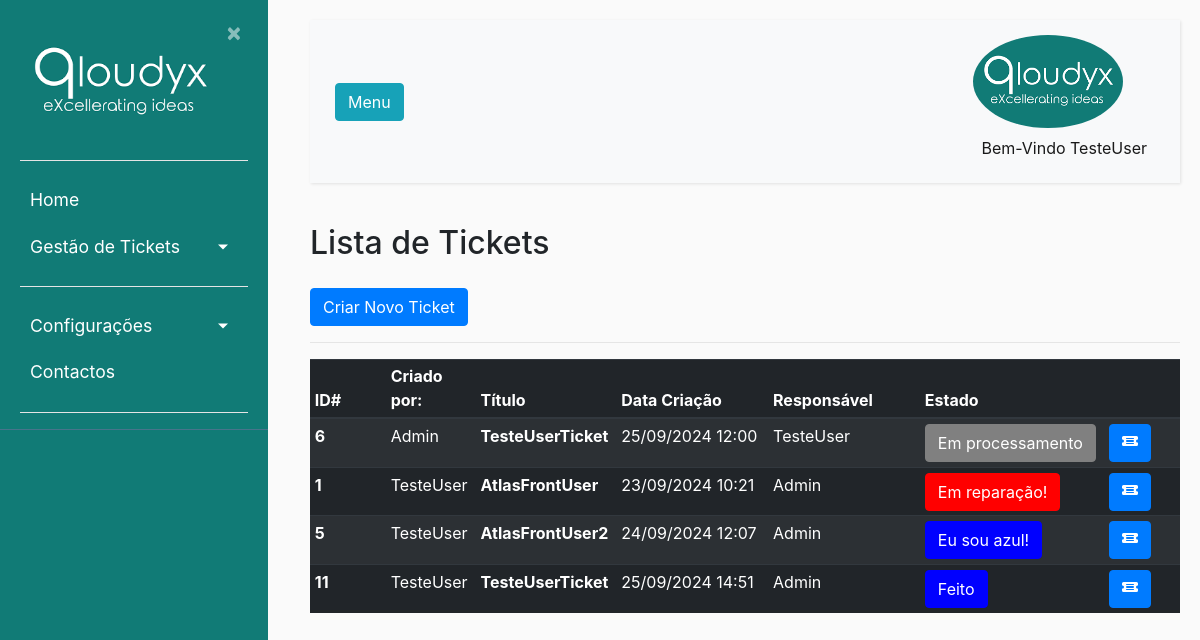
/listaticket/ (signed in), run on an earlier commit of the app's database.
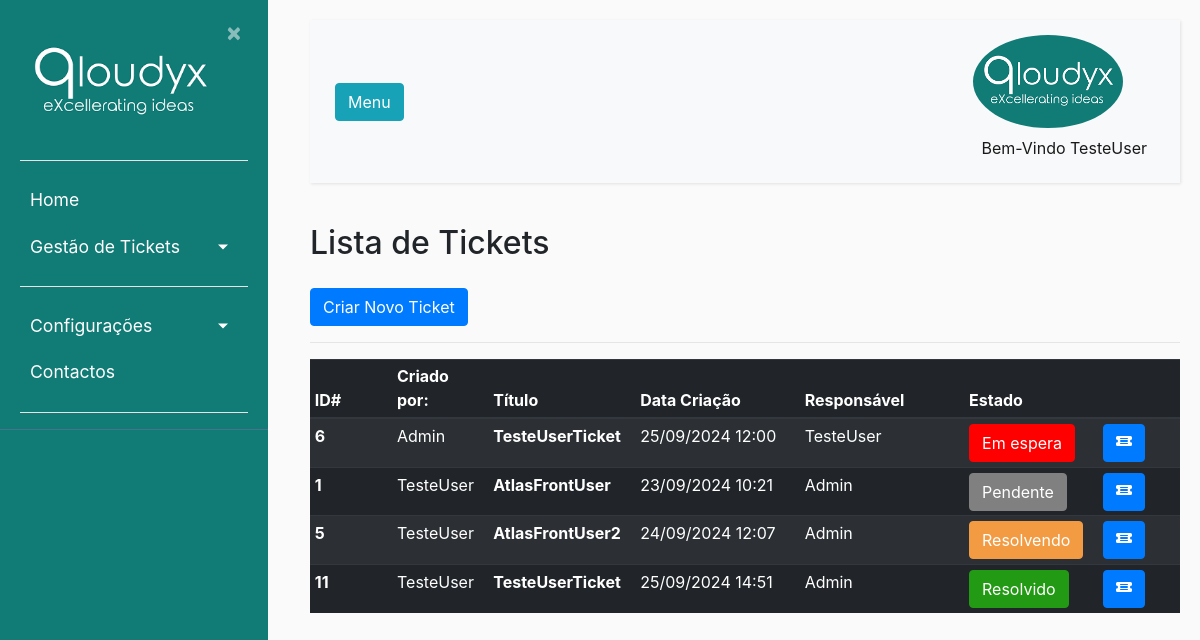
And on a later commit of the database.
### ticket/models.py (models this page shows, shortened)
class Usuarios(AbstractBaseUser):
    nome = models.CharField(max_length=100, unique=True,verbose_name='Utilizador')
    email = models.EmailField(verbose_name='E-mail')
    foto = models.ImageField(null=True, blank=True, upload_to='users/uploads/fotos',verbose_name='Foto')
    descricao = models.CharField(max_length=250, null=True)
    EscolhasRole = {
    ("Interno", "Interno"),
    ("Operador", "Operador"),
    ("Cliente", "Cliente"),
    }
    role = models.CharField(max_length=50,choices= EscolhasRole ,verbose_name='Cargo')
    entidade = models.ForeignKey(Entidades, on_delete=models.CASCADE, verbose_name='Entidade')
    telefone = PhoneNumberField(null=True, blank=False, unique=True, verbose_name='Telefone')
    date_of_birth = models.DateField(verbose_name='Data de Nascimento')
    is_active = models.BooleanField(default=True, verbose_name='Ativo?')
    is_admin = models.BooleanField(default=False, verbose_name='Admin?')
    objects = MyUserManager()
    USERNAME_FIELD = 'nome'
    REQUIRED_FIELDS = ['date_of_birth','email']

class Ticket(models.Model):
    nome = models.CharField(max_length=50, verbose_name='Titulo')
    dataCriacao = models.DateTimeField(default=timezone.now(), verbose_name='Data de Criação')
    descricao = models.CharField(max_length=300, verbose_name='Descrição')
    usuarios = models.ForeignKey(Usuarios, null = True, on_delete=models.CASCADE, related_name="responsavel", verbose_name='Responsável')
    app_tpPedidos = models.ForeignKey(Apps_tpPedidos, on_delete=models.CASCADE, verbose_name='Tipo de Problema')
    prioridade = models.ForeignKey(Prioridade, null = True , on_delete=models.CASCADE, verbose_name='Prioridade')
    resolucao = models.ForeignKey(Resolucao, null = True, on_delete=models.CASCADE, verbose_name='Resolução')
    id_Proprietario = models.ForeignKey(Usuarios, null = True, on_delete=models.CASCADE, related_name="criador", verbose_name='Criador do Ticket')
    estado = models.ForeignKey(StatusLog,null = True,default = 1, on_delete=models.CASCADE, verbose_name='Estado Atual')
    usuario_app = models.ForeignKey(Usuarios_Apps,null = True, on_delete=models.CASCADE)

class StatusLog(models.Model):
    estado = models.ForeignKey(Estado, on_delete=models.CASCADE, verbose_name='Estado')
    usuario = models.ForeignKey(Usuarios, on_delete=models.CASCADE, verbose_name='Utilizador')
    dataHora = models.DateTimeField(default=timezone.now(), verbose_name='Data de Criação')

class Estado(models.Model):
    estado = models.CharField(max_length=20)
    cor = models.CharField(max_length=30)
    font_color = models.CharField(max_length=30)
    descricao = models.CharField(max_length=300)
    def __str__(self):
        return self.estado

### ticket/views.py (the view)
# urls.py: path('listaticket/', ticket_views.ticket_list, name ='listaticket'), #URL para a gestão de tickets
def ticket_list(request):
    ticketall = Ticket.objects.all()
    tickuser = request.user
    tickets = Ticket.objects.filter(Q(usuarios=tickuser) | Q(id_Proprietario=tickuser))
    return render(request, 'ticket/listaticket.html', {'tickets': tickets,'ticketall': ticketall})

### ticket/templates/ticket/listaticket.html (shortened to what this page needs)
{% extends "ticket/base.html" %}
{% block content %}
<body>
    <h2 style="margin-bottom:25px">Lista de Tickets</h2>
    {% if user.is_authenticated %}
    {% if user.is_admin or user.role == "Interno"%}
    {% if ticketall %}
    <button type="button" class="btn btn-primary"><a href="{% url 'novoticket' %}">Criar Novo Ticket</a></button>
    <hr>
    <table class="table table-striped table-dark table-sm">
        <thead>
          <tr>
            <th style="text-align:center" class="col-2 col-sm-1">ID#</th>
            <th class="col-2 col-sm-1">Criado por:</th>
            <th class="col-2 col-sm-1">Título</th>
            <th class="col-2 col-sm-3">Data Criação</th>
            <th class="col-2 col-sm-2">Responsável</th>
            <th style="text-align:center" class="col-2 col-sm-1">Estado</th>
            <th class="col-3 col-sm-1"></th>
          </tr>
        </thead>
        <tbody>
          {% for ticket in ticketall %}
          <tr>
            <th style="text-align:center">{{ ticket.id }}</th>
            <td>{{ ticket.id_Proprietario.nome }}</td>
            <th scope="row">{{ ticket.nome }}</th>
            <td>{{ ticket.dataCriacao|date:"d/m/Y H:i" }}</td>
            <td>{{ ticket.usuarios.nome }}</td>
            <td style="text-align:center"><button style="background-color:{{ticket.estado.estado.font_color}}; border-color:{{ticket.estado.estado.font_color}}; width:200px"type="button" class="btn btn-primary">{{ ticket.estado.estado }}</button></td>
            <td><button type="button" class="btn btn-primary"><a href="{% url 'detalheticket' ticket.pk %}">
              <svg xmlns="http://www.w3.org/2000/svg" width="16" height="16" fill="currentColor" class="bi bi-ticket-detailed-fill" viewBox="0 0 16 16">
                <path d="M0 4.5A1.5 1.5 0 0 1 1.5 3h13A1.5 1.5 0 0 1 16 4.5V6a.5.5 0 0 1-.5.5 1.5 1.5 0 0 0 0 3 .5.5 0 0 1 .5.5v1.5a1.5 1.5 0 0 1-1.5 1.5h-13A1.5 1.5 0 0 1 0 11.5V10a.5.5 0 0 1 .5-.5 1.5 1.5 0 1 0 0-3A.5.5 0 0 1 0 6zm4 1a.5.5 0 0 0 .5.5h7a.5.5 0 0 0 0-1h-7a.5.5 0 0 0-.5.5m0 5a.5.5 0 0 0 .5.5h7a.5.5 0 0 0 0-1h-7a.5.5 0 0 0-.5.5M4 8a1 1 0 0 0 1 1h6a1 1 0 1 0 0-2H5a1 1 0 0 0-1 1"/>
              </svg>
              </a></button>
            <button type="button" class="btn btn-success"><a href="{% url 'editar_ticket' ticket.pk %}">
              <svg xmlns="http://www.w3.org/2000/svg" width="16" height="16" fill="currentColor" class="bi bi-pencil-fill" viewBox="0 0 16 16">
              <path d="M12.854.146a.5.5 0 0 0-.707 0L10.5 1.793 14.207 5.5l1.647-1.646a.5.5 0 0 0 0-.708zm.646 6.061L9.793 2.5 3.293 9H3.5a.5.5 0 0 1 .5.5v.5h.5a.5.5 0 0 1 .5.5v.5h.5a.5.5 0 0 1 .5.5v.5h.5a.5.5 0 0 1 .5.5v.207zm-7.468 7.468A.5.5 0 0 1 6 13.5V13h-.5a.5.5 0 0 1-.5-.5V12h-.5a.5.5 0 0 1-.5-.5V11h-.5a.5.5 0 0 1-.5-.5V10h-.5a.5.5 0 0 1-.175-.032l-.179.178a.5.5 0 0 0-.11.168l-2 5a.5.5 0 0 0 .65.65l5-2a.5.5 0 0 0 .168-.11z"/>
              </svg>
            </a></button>
            <button onclick="botao_apagar()" type="button" class="btn btn-danger">
            <script>
            //Explorar a possibilidade de utilizar Jquery/JSDialog ou sweetalert
            function botao_apagar()
            {
                if (confirm("Quer mesmo apagar este Ticket?") == true) {
                    window.location = "{% url 'apagar_ticket' ticket.pk %}"
                }
                else
                {
                    alert("Você cancelou.")
                }
            }
            </script>
              <svg xmlns="http://www.w3.org/2000/svg" width="16" height="16" fill="currentColor" class="bi bi-trash3-fill" viewBox="0 0 16 16">
                <path d="M11 1.5v1h3.5a.5.5 0 0 1 0 1h-.538l-.853 10.66A2 2 0 0 1 11.115 16h-6.23a2 2 0 0 1-1.994-1.84L2.038 3.5H1.5a.5.5 0 0 1 0-1H5v-1A1.5 1.5 0 0 1 6.5 0h3A1.5 1.5 0 0 1 11 1.5m-5 0v1h4v-1a.5.5 0 0 0-.5-.5h-3a.5.5 0 0 0-.5.5M4.5 5.029l.5 8.5a.5.5 0 1 0 .998-.06l-.5-8.5a.5.5 0 1 0-.998.06m6.53-.528a.5.5 0 0 0-.528.47l-.5 8.5a.5.5 0 0 0 .998.058l.5-8.5a.5.5 0 0 0-.47-.528M8 4.5a.5.5 0 0 0-.5.5v8.5a.5.5 0 0 0 1 0V5a.5.5 0 0 0-.5-.5"/>
              </svg>
            </button></td>
          </tr>
          {% endfor %}
        </tbody>
    </table>
    {% else %}
        <p>Nenhum ticket encontrado.</p>
    {% endif %}
    {% else %}
    {% if tickets %}
    <button type="button" class="btn btn-primary"><a href="{% url 'novoticket' %}">Criar Novo Ticket</a></button>
    <hr>
    <table class="table table-striped table-dark table-sm">
        <thead>
          <tr>
            <th class="col-2 col-sm-1">ID#</th>
            <th class="col-2 col-sm-1">Criado por:</th>
            <th class="col-2 col-sm-1">Título</th>
            <th class="col-2 col-sm-2">Data Criação</th>
            <th class="col-2 col-sm-2">Responsável</th>
            <th class="col-2 col-sm-1">Estado</th>
            <th class="col-3 col-sm-1"></th>
          </tr>
        </thead>
        <tbody>
          {% for ticket in tickets %}
          <tr>
            <th>{{ ticket.id }}</th>
            <td>{{ ticket.id_Proprietario.nome }}</td>
            <th scope="row">{{ ticket.nome }}</th>
            <td>{{ ticket.dataCriacao|date:"d/m/Y H:i" }}</td>
            <td>{{ ticket.usuarios.nome }}</td>
            <td><button style="background-color:{{ticket.estado.estado.font_color}}; border-color:{{ticket.estado.estado.font_color}}"type="button" class="btn btn-primary">{{ ticket.estado.estado }}</button></td>
            <td><button type="button" class="btn btn-primary"><a href="{% url 'detalheticket' ticket.pk %}">
              </a></button>
          </tr>
          {% endfor %}
        </tbody>
    </table>
    {% else %}
        <p>Nenhum ticket encontrado.</p>
    {% endif %}
    {% endif %}
    {% endif %}
</body>
{% endblock content %}

### ticket/templates/ticket/base.html (shortened to what this page needs)
{% load static %}
<!DOCTYPE html>
<html lang="en">
<head>
    <link rel="stylesheet" href="https://cdn.jsdelivr.net/npm/bootstrap@4.0.0/dist/css/bootstrap.min.css">
    <link rel="stylesheet" type="text/css" href="{% static 'ticket/main.css' %}">
</head>
<body>
    <div class="wrapper">
        <nav id="sidebar">
            <div class="sidebar-header">
                <a href = "{% url 'ticket-home' %}"> <img src="{% static 'ticket/Qloudyx.png' %}" style="width:200px;height:100%;"></a>
                <a class="close" onclick="CloseMenu()">&nbsp×&nbsp</a>
                <hr>
            </div>
            <ul class="list-unstyled components" >
                <li>
                    <a href="{% url 'ticket-home' %}">Home</a>
                    {% if user.is_authenticated %}
                    <a href="#pageSubmenu" data-toggle="collapse" aria-expanded="false" class="dropdown-toggle">Gestão de Tickets</a>
                    {% endif %}
                </li>
                <li>
                    {% if user.is_authenticated %}
                    <hr>
                    <a href="#homeSubmenu" data-toggle="collapse" aria-expanded="false" class="dropdown-toggle">Configurações</a>
                    {% endif %}
                    <a href="#">Contactos</a>
                    <hr>
            </ul>
        </nav>
        </div>
        <div id="content">
            <nav class="navbar navbar-expand-lg navbar-light bg-light">
                <div class="container-fluid">
                    <button type="button" id="sidebarCollapse" onClick="OpenMenu()" class="btn btn-info">
                        <span>Menu</span>
                    </button>
                    {% if user.is_authenticated %}
                    <div class="collapse navbar-collapse" id="navbarSupportedContent">
                        <ul class="nav navbar-nav ml-auto">
                            <li class="nav-item active">
                                <div class="dropdown">
                                    {% if user.is_authenticated %}
                                    <img src= "{{ user.foto.url }} " alt="Menu" class="rounded-circle" width="150" />
                                </div>
                                <a class="nav-link" href="#">Bem-Vindo {{user.nome}}</a>
                                {% endif %}
                            </li>
                        </ul>
                    </div>
                    {% endif %}
                </div>
            </nav>
            <main role="main" class="container">
                <div class="row">
                    <div class="col-md-8">
                    </div>
                </div>
            </main>
            {% block content %}{% endblock %}
</body>
</html>

### ticket/static/ticket/main.css (style rules this page uses)
body { background: #fafafa; }
hr { background-color: white; }
a, a:hover, a:focus { color: inherit; text-decoration: none; transition: all 0.3s; }
.navbar { padding: 15px 10px; background: #fff; border: none; border-radius: 0; margin-bottom: 40px; box-shadow: 1px 1px 3px rgba(0, 0, 0, 0.1); }
.wrapper { display: flex; width: 100%; align-items: stretch; }
#sidebar { height: 100%; width: 250; position: fixed; z-index: 1; overflow-x: hidden; background: #117B76; color: #fff; transition: all 0.3s; }
#sidebar .sidebar-header { padding-left: 20px; padding-top: 20px; padding-right: 20px; background: #117B76; }
#sidebar ul.components { padding-left: 20px; padding-right: 20px; border-bottom: 1px solid #47748b; }
#sidebar ul li a { padding: 10px; font-size: 1.1em; display: block; }
a[data-toggle="collapse"] { position: relative; }
.dropdown-toggle::after { display: block; position: absolute; top: 50%; right: 20px; transform: translateY(-50%); }
#content { margin-left: 290px; position: relative; padding: 20px; min-height: 100vh; transition: all 0.3s; }

### ticket/templates/ticket/base.html (style rules this page uses)
.dropdown { position: relative; display: inline-block; }

What changed in the data, as far as the page shows it:
changed Ticket id 6: estado_id 1 → 4 (drawn); estado.estado "Em processamento" → "Em espera"
changed Ticket "AtlasFrontUser": estado_id 4 → 1 (drawn); estado.estado "Em reparação!" → "Pendente"
changed Ticket "AtlasFrontUser2": estado_id 2 → 3 (drawn); estado.estado "Eu sou azul!" → "Resolvendo"
changed Ticket id 11: estado_id 3 → 5 (drawn); estado.estado "Feito" → "Resolvido"
